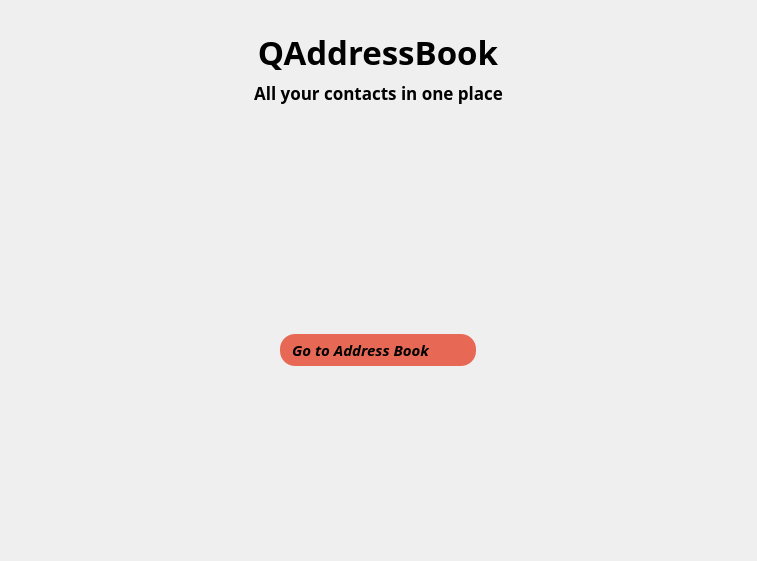
<?xml version="1.0" encoding="UTF-8"?>
<ui version="4.0">
 <class>Widget</class>
 <widget class="QWidget" name="Widget">
  <property name="geometry">
   <rect>
    <x>0</x>
    <y>0</y>
    <width>757</width>
    <height>561</height>
   </rect>
  </property>
  <property name="windowTitle">
   <string>Widget</string>
  </property>
  <layout class="QGridLayout" name="gridLayout_2">
   <item row="0" column="1">
    <widget class="QWidget" name="widget" native="true">
     <layout class="QVBoxLayout" name="verticalLayout_4">
      <item>
       <widget class="QWidget" name="Title" native="true">
        <layout class="QVBoxLayout" name="verticalLayout">
         <item alignment="Qt::AlignHCenter">
          <widget class="QLabel" name="label">
           <property name="font">
            <font>
             <family>Lucida Sans</family>
             <pointsize>25</pointsize>
             <weight>75</weight>
             <bold>true</bold>
            </font>
           </property>
           <property name="text">
            <string>QAddressBook</string>
           </property>
           <property name="alignment">
            <set>Qt::AlignBottom|Qt::AlignHCenter</set>
           </property>
          </widget>
         </item>
         <item>
          <widget class="QLabel" name="label_2">
           <property name="font">
            <font>
             <family>Lucida Bright</family>
             <pointsize>13</pointsize>
             <weight>75</weight>
             <italic>false</italic>
             <bold>true</bold>
            </font>
           </property>
           <property name="text">
            <string>All your contacts in one place</string>
           </property>
           <property name="alignment">
            <set>Qt::AlignHCenter|Qt::AlignTop</set>
           </property>
          </widget>
         </item>
        </layout>
       </widget>
      </item>
      <item>
       <spacer name="verticalSpacer_3">
        <property name="orientation">
         <enum>Qt::Vertical</enum>
        </property>
        <property name="sizeHint" stdset="0">
         <size>
          <width>20</width>
          <height>40</height>
         </size>
        </property>
       </spacer>
      </item>
      <item>
       <widget class="QWidget" name="imageWidget" native="true">
        <layout class="QVBoxLayout" name="verticalLayout_2">
         <item alignment="Qt::AlignHCenter">
          <widget class="QLabel" name="label_image">
           <property name="text">
            <string/>
           </property>
          </widget>
         </item>
        </layout>
       </widget>
      </item>
      <item>
       <widget class="QWidget" name="widget_2" native="true">
        <layout class="QVBoxLayout" name="verticalLayout_3">
         <item alignment="Qt::AlignHCenter">
          <widget class="QPushButton" name="pushButton_open">
           <property name="font">
            <font>
             <family>Lucida Sans</family>
             <pointsize>11</pointsize>
             <weight>75</weight>
             <italic>true</italic>
             <bold>true</bold>
            </font>
           </property>
           <property name="layoutDirection">
            <enum>Qt::RightToLeft</enum>
           </property>
           <property name="styleSheet">
            <string notr="true">#pushButton_open{
background-color: #e76955;
border-style: none;
border-radius: 15px;
padding-top: 5px;
padding-bottom: 5px;
padding-left: 12px;
padding-right: 12px;
color: balck;
}

#pushButton_open:pressed{
background-color: #e97866;

}</string>
           </property>
           <property name="text">
            <string>Go to Address Book         </string>
           </property>
           <property name="icon">
            <iconset resource="Resources.qrc">
             <normaloff>:/icons/icons/arrow-right.svg</normaloff>:/icons/icons/arrow-right.svg</iconset>
           </property>
           <property name="iconSize">
            <size>
             <width>24</width>
             <height>24</height>
            </size>
           </property>
           <property name="flat">
            <bool>false</bool>
           </property>
          </widget>
         </item>
        </layout>
       </widget>
      </item>
      <item>
       <spacer name="verticalSpacer_4">
        <property name="orientation">
         <enum>Qt::Vertical</enum>
        </property>
        <property name="sizeHint" stdset="0">
         <size>
          <width>20</width>
          <height>40</height>
         </size>
        </property>
       </spacer>
      </item>
     </layout>
    </widget>
   </item>
  </layout>
 </widget>
 <resources>
  <include location="Resources.qrc"/>
 </resources>
 <connections/>
</ui>
